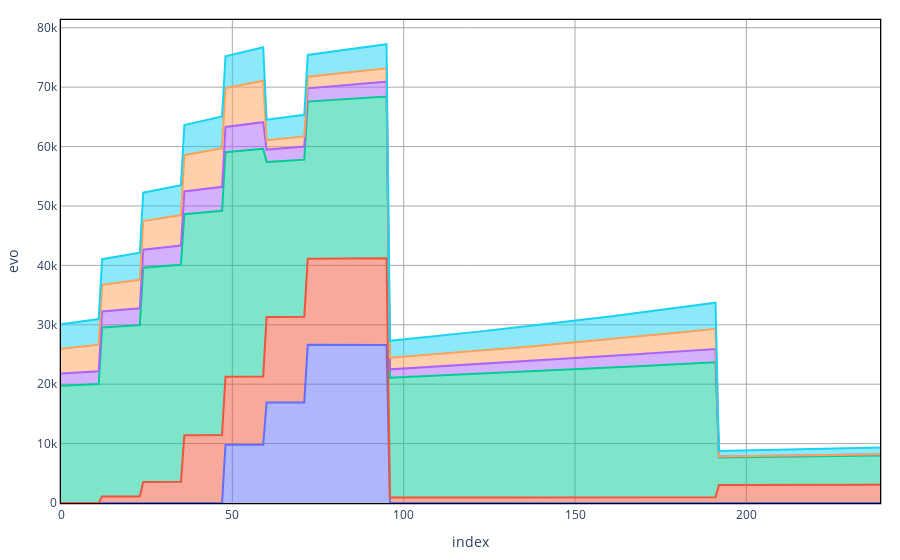
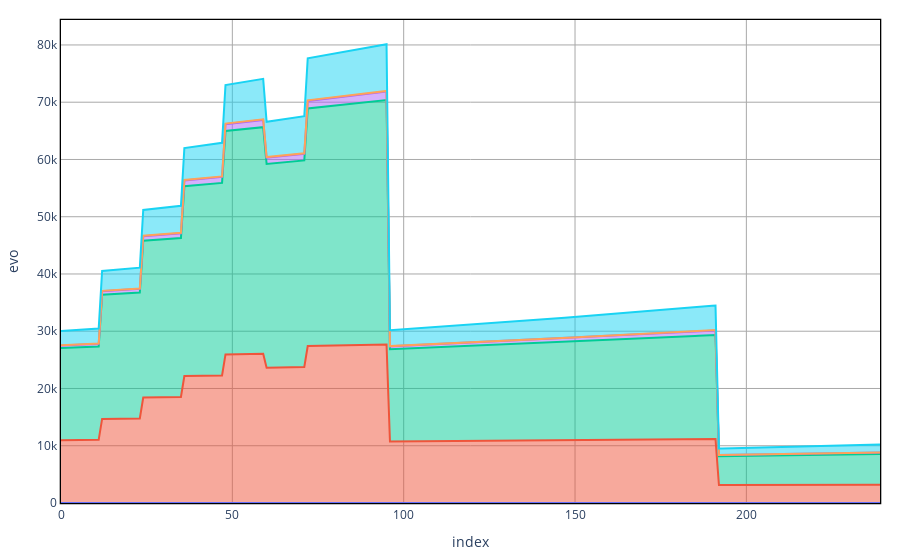

Here is the notebook cell these charts were saved with, in order:
### Code cell
n_scen = None
perc = False
#print([solution[l][n_scen].varValue for l in Lt])
plt = ALMc.AssetAllocationChart(problem,sol,n_scen=n_scen, perc = perc, portfolio_strategy = problem.user_portfolio)
plt.show()
plt = ALMc.AssetAllocationChart(problem,sol_bah,n_scen=n_scen, perc = perc, portfolio_strategy = problem.user_portfolio)
plt.show()

### Figure 1 — Plotly figure (JSON) as saved in the notebook; plotly's stock layout.template omitted (floating-point values rounded to 4 significant figures; data arrays with more than 128 entries replaced by an {"elided": "..."} marker saying what was removed)
{"data": [{"hovertemplate": "P=Cash<br>index=%{x}<br>evo=%{y}<extra></extra>", "legendgroup": "Cash", "line": {"color": "#636efa"}, "mode": "lines", "name": "Cash", "orientation": "v", "showlegend": true, "stackgroup": "1", "type": "scatter", "x": {"elided": "240 int values"}, "xaxis": "x", "y": {"elided": "240 float values"}, "yaxis": "y"}, {"hovertemplate": "P=GVT_EU13<br>index=%{x}<br>evo=%{y}<extra></extra>", "legendgroup": "GVT_EU13", "line": {"color": "#EF553B"}, "mode": "lines", "name": "GVT_EU13", "orientation": "v", "showlegend": true, "stackgroup": "1", "type": "scatter", "x": {"elided": "240 int values"}, "xaxis": "x", "y": {"elided": "240 float values"}, "yaxis": "y"}, {"hovertemplate": "P=GVT_EU57<br>index=%{x}<br>evo=%{y}<extra></extra>", "legendgroup": "GVT_EU57", "line": {"color": "#00cc96"}, "mode": "lines", "name": "GVT_EU57", "orientation": "v", "showlegend": true, "stackgroup": "1", "type": "scatter", "x": {"elided": "240 int values"}, "xaxis": "x", "y": {"elided": "240 float values"}, "yaxis": "y"}, {"hovertemplate": "P=EM<br>index=%{x}<br>evo=%{y}<extra></extra>", "legendgroup": "EM", "line": {"color": "#ab63fa"}, "mode": "lines", "name": "EM", "orientation": "v", "showlegend": true, "stackgroup": "1", "type": "scatter", "x": {"elided": "240 int values"}, "xaxis": "x", "y": {"elided": "240 float values"}, "yaxis": "y"}, {"hovertemplate": "P=EQ_EU<br>index=%{x}<br>evo=%{y}<extra></extra>", "legendgroup": "EQ_EU", "line": {"color": "#FFA15A"}, "mode": "lines", "name": "EQ_EU", "orientation": "v", "showlegend": true, "stackgroup": "1", "type": "scatter", "x": {"elided": "240 int values"}, "xaxis": "x", "y": {"elided": "240 float values"}, "yaxis": "y"}, {"hovertemplate": "P=EQ_US<br>index=%{x}<br>evo=%{y}<extra></extra>", "legendgroup": "EQ_US", "line": {"color": "#19d3f3"}, "mode": "lines", "name": "EQ_US", "orientation": "v", "showlegend": true, "stackgroup": "1", "type": "scatter", "x": {"elided": "240 int values"}, "xaxis": "x", "y": {"elided": "240 float values"}, "yaxis": "y"}], "layout": {"legend": {"title": {"text": "P"}, "tracegroupgap": 0}, "margin": {"b": 20, "l": 20, "r": 20, "t": 20}, "paper_bgcolor": "white", "plot_bgcolor": "white", "showlegend": false, "xaxis": {"anchor": "y", "domain": [0, 1], "gridcolor": "darkgray", "gridwidth": 1, "linecolor": "black", "linewidth": 1.3, "mirror": true, "showgrid": true, "showline": true, "title": {"text": "index"}}, "yaxis": {"anchor": "x", "domain": [0, 1], "gridcolor": "darkgray", "gridwidth": 1, "linecolor": "black", "linewidth": 1.3, "mirror": true, "showgrid": true, "showline": true, "title": {"text": "evo"}}}}

### Figure 2 — Plotly figure (JSON) as saved in the notebook; plotly's stock layout.template omitted (floating-point values rounded to 4 significant figures; data arrays with more than 128 entries replaced by an {"elided": "..."} marker saying what was removed)
{"data": [{"hovertemplate": "P=Cash<br>index=%{x}<br>evo=%{y}<extra></extra>", "legendgroup": "Cash", "line": {"color": "#636efa"}, "mode": "lines", "name": "Cash", "orientation": "v", "showlegend": true, "stackgroup": "1", "type": "scatter", "x": {"elided": "240 int values"}, "xaxis": "x", "y": {"elided": "240 float values"}, "yaxis": "y"}, {"hovertemplate": "P=GVT_EU13<br>index=%{x}<br>evo=%{y}<extra></extra>", "legendgroup": "GVT_EU13", "line": {"color": "#EF553B"}, "mode": "lines", "name": "GVT_EU13", "orientation": "v", "showlegend": true, "stackgroup": "1", "type": "scatter", "x": {"elided": "240 int values"}, "xaxis": "x", "y": {"elided": "240 float values"}, "yaxis": "y"}, {"hovertemplate": "P=GVT_EU57<br>index=%{x}<br>evo=%{y}<extra></extra>", "legendgroup": "GVT_EU57", "line": {"color": "#00cc96"}, "mode": "lines", "name": "GVT_EU57", "orientation": "v", "showlegend": true, "stackgroup": "1", "type": "scatter", "x": {"elided": "240 int values"}, "xaxis": "x", "y": {"elided": "240 float values"}, "yaxis": "y"}, {"hovertemplate": "P=EM<br>index=%{x}<br>evo=%{y}<extra></extra>", "legendgroup": "EM", "line": {"color": "#ab63fa"}, "mode": "lines", "name": "EM", "orientation": "v", "showlegend": true, "stackgroup": "1", "type": "scatter", "x": {"elided": "240 int values"}, "xaxis": "x", "y": {"elided": "240 float values"}, "yaxis": "y"}, {"hovertemplate": "P=EQ_EU<br>index=%{x}<br>evo=%{y}<extra></extra>", "legendgroup": "EQ_EU", "line": {"color": "#FFA15A"}, "mode": "lines", "name": "EQ_EU", "orientation": "v", "showlegend": true, "stackgroup": "1", "type": "scatter", "x": {"elided": "240 int values"}, "xaxis": "x", "y": {"elided": "240 float values"}, "yaxis": "y"}, {"hovertemplate": "P=EQ_US<br>index=%{x}<br>evo=%{y}<extra></extra>", "legendgroup": "EQ_US", "line": {"color": "#19d3f3"}, "mode": "lines", "name": "EQ_US", "orientation": "v", "showlegend": true, "stackgroup": "1", "type": "scatter", "x": {"elided": "240 int values"}, "xaxis": "x", "y": {"elided": "240 float values"}, "yaxis": "y"}], "layout": {"legend": {"title": {"text": "P"}, "tracegroupgap": 0}, "margin": {"b": 20, "l": 20, "r": 20, "t": 20}, "paper_bgcolor": "white", "plot_bgcolor": "white", "showlegend": false, "xaxis": {"anchor": "y", "domain": [0, 1], "gridcolor": "darkgray", "gridwidth": 1, "linecolor": "black", "linewidth": 1.3, "mirror": true, "showgrid": true, "showline": true, "title": {"text": "index"}}, "yaxis": {"anchor": "x", "domain": [0, 1], "gridcolor": "darkgray", "gridwidth": 1, "linecolor": "black", "linewidth": 1.3, "mirror": true, "showgrid": true, "showline": true, "title": {"text": "evo"}}}}
